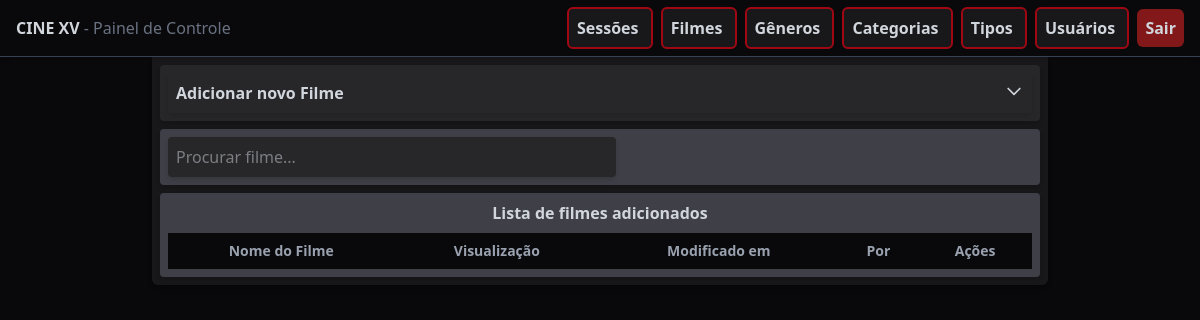
/films/ (signed in), run on an earlier commit of the app's database.
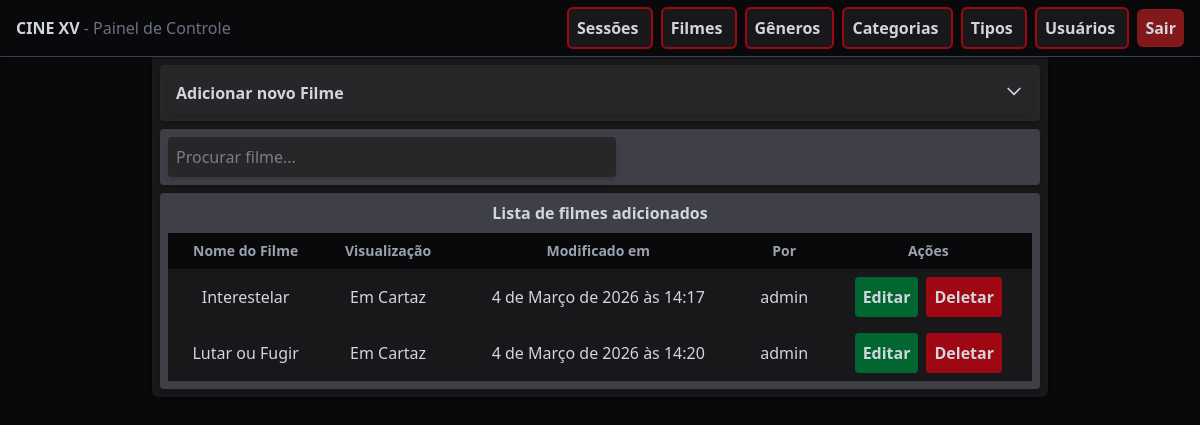
And on a later commit of the database.
### api/models.py (models this page shows, shortened)
class FilmCard(models.Model):
    DISPLAY_CHOICES = [
        ('on_display', "Em Cartaz"),
        ('shortly', "Em Breve")
    ]
    AGE_CHOICES = [
        ('livre', "Livre"),
        ('10', "10 Anos"),
        ('12', "12 Anos"),
        ('14', "14 Anos"),
        ('16', "16 Anos"),
        ('18', "18 Anos")
    ]
    name = models.CharField(max_length=200, unique=True)
    film_genre = models.ManyToManyField(FilmGenre, related_name='films')
    description = models.TextField()
    duration = models.PositiveIntegerField()
    director = models.CharField(max_length=200)
    movie_cast = models.TextField()
    age_rating = models.CharField(choices=AGE_CHOICES, default='livre')
    display = models.CharField(choices=DISPLAY_CHOICES, default='on_display')
    thumb_image = models.FileField(upload_to='thumbs/')
    modified_by = models.ForeignKey(User, on_delete=models.SET_NULL, null=True, related_name='mod_films')
    modified_at = models.DateTimeField(auto_now_add=True)

### control/models.py (models this page shows, shortened)
class CustomUser(AbstractBaseUser, PermissionsMixin):
    username = models.CharField(max_length=200, unique=True)
    is_active = models.BooleanField(default=False)
    is_admin = models.BooleanField(default=False)
    objects = CustomUserManager()
    USERNAME_FIELD = 'username'
    REQUIRED_FIELDS = []
    def __str__(self):
        return self.username

### control/views.py (the view, shortened to what this page needs)
# urls.py: path('films/', views.films),
@login_required(login_url='user-login')
def films(request):
    form = AddFilmCardForm()
    films = FilmCard.objects.all()
    context = {
        'form': form,
        'films': films
    }
    return render(request, 'film/films.html', context)

### api/models.py (called while the page is built)
    def __str__(self):
        return self.name

### control/templates/film/films.html (shortened to what this page needs)
{% extends 'base.html' %}
{% block content %}
<div class="w-4xl bg-zinc-900 mx-auto p-2 rounded-b-md space-y-2 shadow-md">
    <div class="bg-zinc-800 flex flex-col gap-2 text-center items-center rounded-sm p-2 shadow-md">
        <button onclick="toggleAccordion('form_div')" class="w-full flex justify-between hover:bg-zinc-700 cursor-pointer p-2 rounded-sm shadow-md">
            <span>
                <h1 class="font-semibold">Adicionar novo Filme</h1>
            </span>
            <svg id="icon-form_div" fill="none" stroke="currentColor" viewBox="0 0 24 24"
                class="w-5 h-5 transition-transform duration-300 transform"
            >
                <path stroke-linecap="round" stroke-linejoin="round" stroke-width="2" d="M19 9l-7 7-7-7"/>
            </svg>
        </button>
    </div>
    <div id="list_div">
        <div class="bg-zinc-700 flex flex-col gap-2 text-center rounded-sm p-2 shadow-md">
            <input id="search-files" type="search" placeholder="Procurar filme..." class="w-full max-w-md bg-zinc-800 hover:bg-zinc-600 transition rounded-sm p-2 shadow-md">
        </div>
        <div class="bg-zinc-700 flex flex-col mt-2 gap-2 text-center items-center rounded-sm p-2 shadow-md">
            <h1 class="font-semibold">Lista de filmes adicionados</h1>
            <table class="w-full text-center">
                <thead>
                    <tr class="bg-zinc-950 font-semibold text-sm text-gray-400">
                        <th class="p-1">Nome do Filme</th>
                        <th class="p-2">Visualização</th>
                        <th class="p-2">Modificado em</th>
                        <th class="p-2">Por</th>
                        <th class="p-2">Ações</th>
                    </tr>
                </thead>
                <tbody>
                    {% for film in films %}
                    <tr class="bg-zinc-900 hover:bg-zinc-800 transition cursor-pointer">
                        <td class="p-2">{{ film.name }}</td>
                        <td class="p-2">{{ film.get_display_display  }}</td>
                        <td class="p-2">{{ film.modified_at }}</td>
                        <td class="p-2">{{ film.modified_by }}</td>
                        <td class="p-2 flex flex-row justify-center items-center gap-2">
                            <a href="{% url 'film-edit' film.id %}" class="bg-green-800 hover:bg-green-600 p-2 rounded-sm cursor-pointer transition font-semibold">
                                Editar
                            </a>
                            <form method="POST">
                                <button name="form_type" value="delete_form" class="bg-red-800 hover:bg-red-600 p-2 rounded-sm cursor-pointer transition font-semibold">
                                    Deletar
                                </button>
                            </form>
                        </td>
                    </tr>
                    {% endfor %}
                </tbody>
            </table>
        </div>
    </div>
</div>
{% endblock %}

### control/templates/base.html (shortened to what this page needs)
{% load static %}
<!doctype html>
<html lang="en">
<head>
    <script src="https://cdn.jsdelivr.net/npm/@tailwindcss/browser@4"></script>
    <link rel="stylesheet" href="{% static 'styles.css' %}">
</head>
<body class="bg-zinc-950 text-gray-300">
    <header class="sticky top-0 z-40 w-full bg-zinc-950 flex p-4 items-center justify-between shadow-md border-b border-gray-700">
        <h1 class="font-semibold">
            CINE XV
            <span class="font-normal text-gray-500">
                - Painel de Controle
            </span>
        </h1>
        {% if user.is_authenticated %}
        <nav class="text-center space-x-2">
            <a href="{% url 'sessions' %}"
                class="bg-zinc-900 hover:bg-zinc-700 cursor-pointer transition rounded-md font-semibold p-2 border-2 border-red-800">
                Sessões
            </a>
            <a href="{% url 'films' %}"
                class="bg-zinc-900 hover:bg-zinc-700 cursor-pointer transition rounded-md font-semibold p-2 border-2 border-red-800">
                Filmes
            </a>
            <a href="{% url 'genres' %}"
                class="bg-zinc-900 hover:bg-zinc-700 cursor-pointer transition rounded-md font-semibold p-2 border-2 border-red-800">
                Gêneros
            </a>
            <a href="{% url 'categories' %}"
                class="bg-zinc-900 hover:bg-zinc-700 cursor-pointer transition rounded-md font-semibold p-2 border-2 border-red-800">
                Categorias
            </a>
            <a href="{% url 'catg-types' %}"
                class="bg-zinc-900 hover:bg-zinc-700 cursor-pointer transition rounded-md font-semibold p-2 border-2 border-red-800">
                Tipos
            </a>
            <a href="{% url 'users' %}"
                class="bg-zinc-900 hover:bg-zinc-700 cursor-pointer transition rounded-md font-semibold p-2 border-2 border-red-800">
                Usuários
            </a>
            <a href="{% url 'user-logout' %}"
                class="bg-red-900 hover:bg-red-700 cursor-pointer transition rounded-md font-semibold p-2">
                Sair
            </a>
        </nav>
        {% endif %}
    </header>
    <main>
        {% block content %}{% endblock %}
    </main>
</body>
</html>

### control/static/styles.css (style rules this page uses)
body { background-image: url("background.png"); background-repeat: no-repeat; background-position: center center; background-size: cover; min-height: 100vh; }

What changed in the data, as far as the page shows it:
added FilmCard: name "Interestelar", display "Em Cartaz", modified_at "4 de Março de 2026 às 14:17", modified_by "admin"
added FilmCard: name "Lutar ou Fugir", display "Em Cartaz", modified_at "4 de Março de 2026 às 14:20", modified_by "admin"
